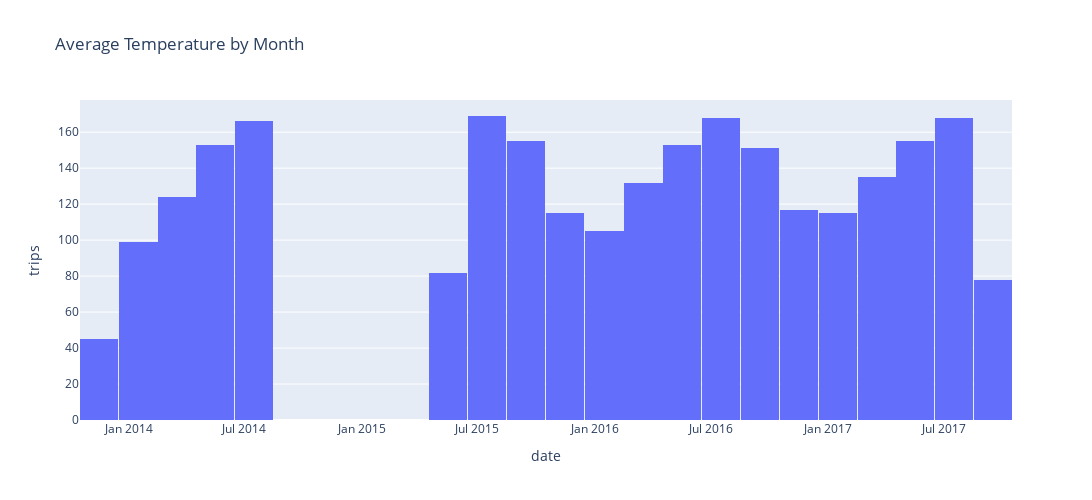

Notebook code cell kept with this figure:
### Code cell
get_histogram(df_temp_month, x="dt", y = "AveTemp", title="Average Temperature by Month", x_title="date", y_title="trips")

### Figure 1 — Plotly figure (JSON) as saved in the notebook; plotly's stock layout.template omitted (floating-point values rounded to 4 significant figures)
{"data": [{"alignmentgroup": "True", "bingroup": "x", "histfunc": "sum", "hovertemplate": "dt=%{x}<br>sum of AveTemp=%{y}<extra></extra>", "legendgroup": "", "marker": {"color": "#636efa", "pattern": {"shape": ""}}, "name": "", "nbinsx": 37, "offsetgroup": "", "orientation": "v", "showlegend": false, "type": "histogram", "x": ["2013-12-01", "2014-01-01", "2014-02-01", "2014-03-01", "2014-04-01", "2014-05-01", "2014-06-01", "2014-07-01", "2014-08-01", "2015-06-01", "2015-07-01", "2015-08-01", "2015-09-01", "2015-10-01", "2015-11-01", "2015-12-01", "2016-01-01", "2016-02-01", "2016-03-01", "2016-04-01", "2016-05-01", "2016-06-01", "2016-07-01", "2016-08-01", "2016-09-01", "2016-10-01", "2016-11-01", "2016-12-01", "2017-01-01", "2017-02-01", "2017-03-01", "2017-04-01", "2017-05-01", "2017-06-01", "2017-07-01", "2017-08-01", "2017-09-01"], "xaxis": "x", "y": [45, 48, 51, 57, 67, 73, 80, 82, 84, 82, 84, 85, 81, 74, 60, 55, 49, 56, 64, 68, 72, 81, 86, 82, 79, 72, 64, 53, 54, 61, 65, 70, 74, 81, 86, 82, 78], "yaxis": "y"}], "layout": {"autosize": false, "barmode": "relative", "height": 500, "legend": {"tracegroupgap": 0}, "title": {"text": "Average Temperature by Month"}, "width": 1200, "xaxis": {"anchor": "y", "autorange": true, "domain": [0, 1], "range": ["2013-10-17", "2017-10-16"], "title": {"text": "date"}, "type": "date"}, "yaxis": {"anchor": "x", "autorange": true, "domain": [0, 1], "range": [0, 177.9], "title": {"text": "trips"}, "type": "linear"}}}
